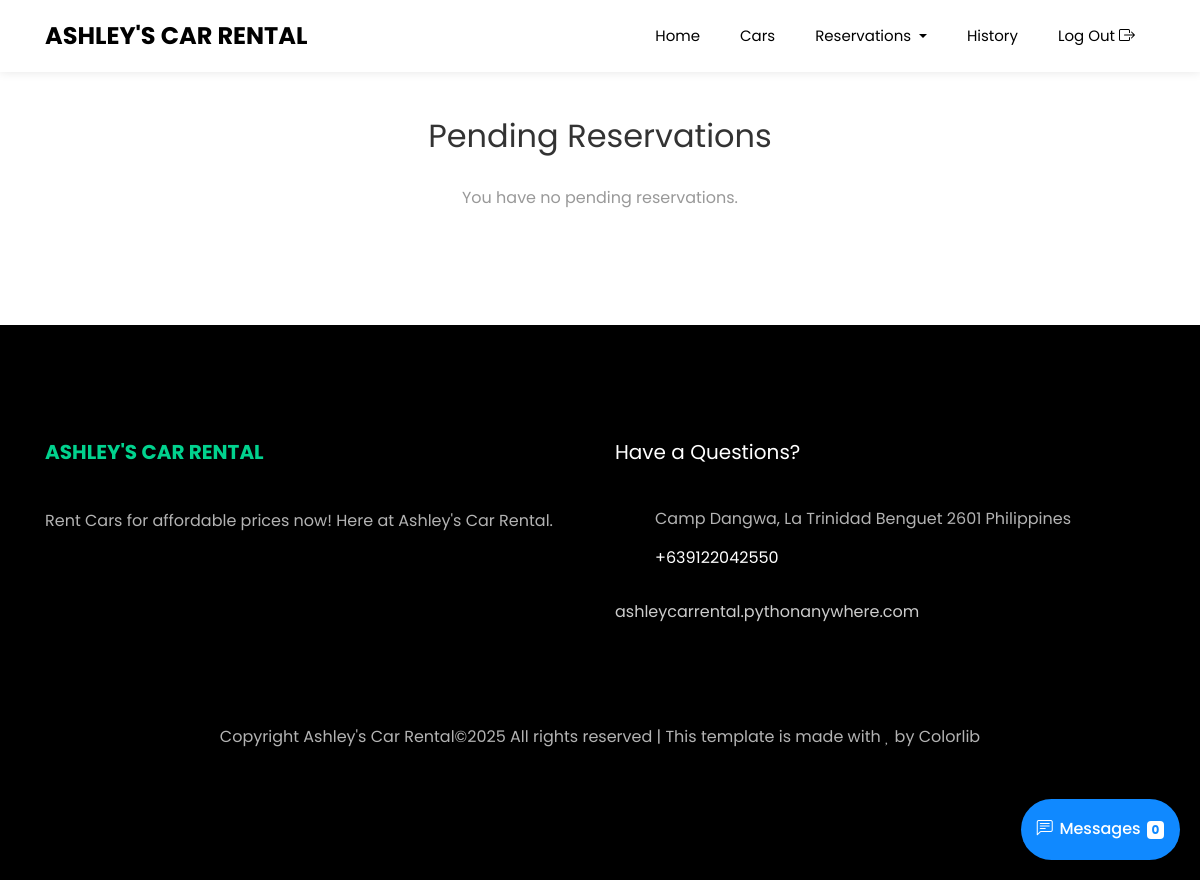
/user/user-pending-reservations/ (signed in), run on an earlier commit of the app's database.
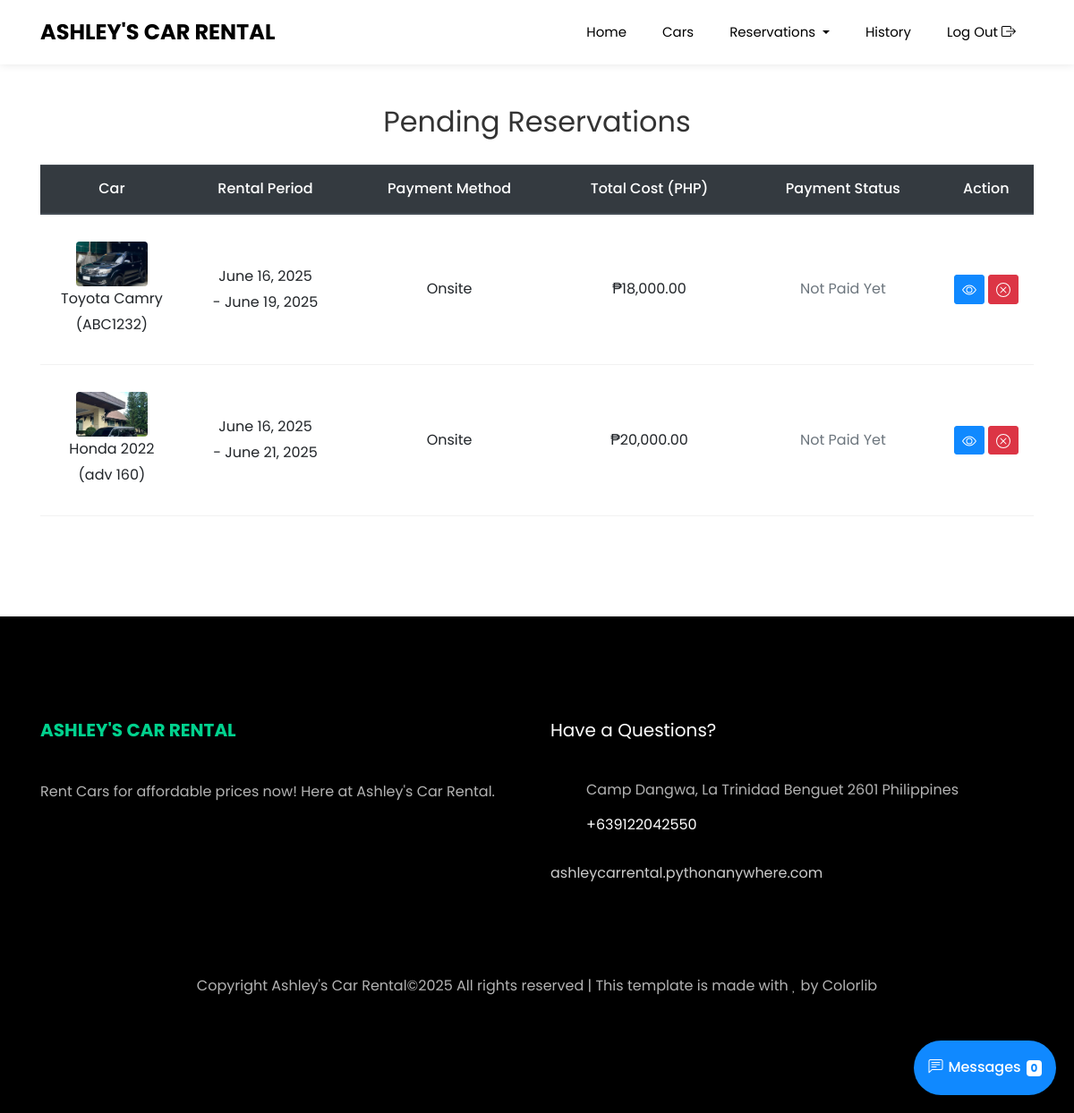
And on a later commit of the database.
### administrator/models.py (models this page shows, shortened)
class Reservation(models.Model):
    STATUS_CHOICES = (
        ('pending', 'Pending'),
        ('approved', 'Approved'),
        ('cancelled', 'Cancelled'),
        ('completed', 'Completed'),
    )
    PAYMENT_CHOICES = (
        ('onsite', 'Onsite'),
        ('gcash', 'GCash'),
    )
    PAYMENT_STATUS_CHOICES = (
        ('not_paid', 'Not Paid Yet'),
        ('paid', 'Paid'),
    )
    CANCELLED_BY_CHOICES = (
        ('user', 'User'),
        ('admin', 'Admin'),
    )
    user = models.ForeignKey(User, on_delete=models.CASCADE)
    car = models.ForeignKey('Car', on_delete=models.CASCADE)
    driver = models.ForeignKey('Driver', on_delete=models.SET_NULL, null=True, blank=True)
    start_date = models.DateTimeField()
    end_date = models.DateTimeField()
    payment_method = models.CharField(max_length=10, choices=PAYMENT_CHOICES, default='onsite')
    status = models.CharField(max_length=10, choices=STATUS_CHOICES, default='pending')
    total_cost = models.DecimalField(max_digits=10, decimal_places=2, default=0.00)
    payment_status = models.CharField(max_length=10, choices=PAYMENT_STATUS_CHOICES, default='not_paid')
    is_cancelled_notif = models.BooleanField(default=False)
    is_approved_notif = models.BooleanField(default=False)
    reason_for_cancelling = models.TextField(blank=True, null=True)
    cancelled_by = models.CharField(max_length=10, choices=CANCELLED_BY_CHOICES, blank=True, null=True)
    date_completed = models.DateTimeField(null=True, blank=True)
    created_at = models.DateTimeField(auto_now_add=True)

class Car(models.Model):
    BODY_TYPES = (
        ('sedan', 'Sedan'),
        ('suv', 'SUV'),
        ('truck', 'Truck'),
        ('van', 'Van'),
        ('bus', 'Bus'),
        ('coupe', 'Coupe'),
    )
    brand = models.CharField(max_length=50)
    model = models.CharField(max_length=50)
    year = models.PositiveIntegerField()
    plate_number = models.CharField(max_length=20, unique=True)
    body_type = models.CharField(max_length=10, choices=BODY_TYPES)
    available = models.BooleanField(default=True)
    price_per_day = models.DecimalField(max_digits=10, decimal_places=2, help_text="Price per day in USD")
    image = models.ImageField(upload_to='car_images/', null=True, blank=True)

### user/views.py (the view)
# urls.py: path('pending-reservations/', views.pending_reservations, name='pending_reservations'),
@login_required
def pending_reservations(request):
    reservations = Reservation.objects.filter(user=request.user, status='pending').order_by('-start_date')
    return render(request, 'user/pending_reservations.html', {'reservations': reservations})

### driver/context_processors.py (called while the page is built, shortened)
def driver_reservation_counts(request):
    return {}

### templates/user/pending_reservations.html (shortened to what this page needs)
{% extends 'user/base.html' %}
{% load humanize %}
{% block content %}
<section class="ftco-section mt-3">
    <div class="container">
        <h2 class="mb-4 text-center">Pending Reservations</h2>
        {% if reservations %}
            <div class="table-responsive">
                <table class="table table-hover">
                    <thead class="thead-dark">
                        <tr class="text-center">
                            <th>Car</th>
                            <th>Rental Period</th>
                            <th>Payment Method</th>
                            <th>Total Cost (PHP)</th>
                            <th>Payment Status</th>
                            <th>Action</th>
                        </tr>
                    </thead>
                    <tbody>
                        {% for reservation in reservations %}
                        <tr class="text-center">
                            <td>
                                <img src="{{ reservation.car.image.url }}" alt="{{ reservation.car.brand }} {{ reservation.car.model }}"
                                     class="img-fluid rounded" style="width: 80px; height: 50px; object-fit: cover;">
                                <br>
                                {{ reservation.car.brand }} {{ reservation.car.model }} <br>
                                ({{ reservation.car.plate_number}})
                            </td>
                            <td>
                                {{ reservation.start_date|date:"F d, Y" }} <br>
                                - {{ reservation.end_date|date:"F d, Y" }}
                            </td>
                            <td>{{ reservation.get_payment_method_display }}</td>
                            <td>₱{{ reservation.total_cost|floatformat:2|intcomma }}</td>
                            <td>
                                {% if reservation.payment_status == "paid" %}
                                    <span class="text-muted">Paid</span>
                                {% else %}
                                    <span class="text-muted">Not Paid Yet</span>
                                {% endif %}
                            </td>
                            <td>
                                <div class="d-flex justify-content-center">
                                    <button class="btn btn-primary btn-sm view-reservation mr-1"
                                        data-toggle="modal"
                                        data-target="#receiptModal"
                                        data-image="{{ reservation.car.image.url }}"
                                        data-plate="{{ reservation.car.plate_number }}"
                                        data-make="{{ reservation.car.brand }}"
                                        data-model="{{ reservation.car.model }}"
                                        data-start="{{ reservation.start_date|date:'F d, Y' }}"
                                        data-end="{{ reservation.end_date|date:'F d, Y' }}"
                                        data-method="{{ reservation.get_payment_method_display }}"
                                        data-status="{% if reservation.payment_status == 'paid' %}Paid{% else %}Not Paid Yet{% endif %}"
                                        data-cost="₱{{ reservation.total_cost|floatformat:2|intcomma }}">
                                    </button>
                                    {% if reservation.status != 'cancelled' %}
                                    <button class="btn btn-danger btn-sm cancel-reservation"
                                        data-toggle="modal"
                                        data-target="#cancelModal"
                                        data-reservation-id="{{ reservation.id }}">
                                    </button>
                                    {% endif %}
                                </div>
                            </td>
                        </tr>
                        {% endfor %}
                    </tbody>
                </table>
            </div>
        {% else %}
            <p class="text-center">You have no pending reservations.</p>
        {% endif %}
    </div>
</section>
{% endblock %}

### templates/user/base.html (shortened to what this page needs)
{% load static %}
<!DOCTYPE html>
<html lang="en">
<head>
    <link rel="stylesheet" href="{% static 'user_side/css/open-iconic-bootstrap.min.css' %}">
    <link rel="stylesheet" href="{% static 'user_side/css/animate.css' %}">
    <link rel="stylesheet" href="{% static 'user_side/css/owl.carousel.min.css' %}">
    <link rel="stylesheet" href="{% static 'user_side/css/owl.theme.default.min.css' %}">
    <link rel="stylesheet" href="{% static 'user_side/css/magnific-popup.css' %}">
    <link rel="stylesheet" href="{% static 'user_side/css/aos.css' %}">
    <link rel="stylesheet" href="{% static 'user_side/css/ionicons.min.css' %}">
    <link rel="stylesheet" href="{% static 'user_side/css/bootstrap-datepicker.css' %}">
    <link rel="stylesheet" href="{% static 'user_side/css/jquery.timepicker.css' %}">
    <link rel="stylesheet" href="{% static 'user_side/css/flaticon.css' %}">
    <link rel="stylesheet" href="{% static 'user_side/css/icomoon.css' %}">
    <link rel="stylesheet" href="{% static 'user_side/css/style.css' %}">
    <link rel="stylesheet" href="https://cdn.jsdelivr.net/npm/bootstrap-icons@1.8.0/font/bootstrap-icons.css">
</head>
<div class="messenger-container rounded-1">
  <div class="messenger-minimized bg-primary text-white p-3 d-flex align-items-center shadow rounded-3" onclick="toggleMessenger()">
    <i class="bi bi-chat-left-text me-2"></i>
    <span class="me-1">Messages</span>
    <span class="badge bg-white text-primary" id="unread-count">0</span>
  </div>
</div>
<body>
<nav class="navbar navbar-expand-lg navbar-dark  bg-dark ftco-navbar-light sticky-top" id="ftco-navbar">
    <div class="container">
     <a class="navbar-brand text-black text-decoration-none"
      href="{% url 'user_dashboard' %}"
      style="color: black !important; text-decoration: none !important; cursor: default;">
        Ashley's Car Rental
    </a>
        <div class="collapse navbar-collapse" id="ftco-nav">
            <ul class="navbar-nav ml-auto">
              <li class="nav-item {% if request.resolver_match.url_name == 'user_dashboard' %}active{% endif %}">
                <a href="{% url 'user_dashboard' %}" class="nav-link">Home</a>
            </li>
            <li class="nav-item {% if request.resolver_match.url_name == 'cars_for_rent' %}active{% endif %}">
                <a href="{% url 'cars_for_rent' %}" class="nav-link">Cars</a>
            </li>
              <li class="nav-item dropdown">
                  <a class="nav-link dropdown-toggle" href="#" id="reservationDropdown" role="button" data-toggle="dropdown" aria-haspopup="true" aria-expanded="false">
                      Reservations
                  </a>
              </li>
              <li class="nav-item"><a href="{% url "reservation_history" %}" class="nav-link">History</a></li>
              <li class="nav-item">
                  <a href="{% url 'logout' %}" class="nav-link">
                      Log Out
                  </a>
              </li>
          </ul>
        </div>
    </div>
</nav>
{% block content %}
{% endblock content %}
<footer class="ftco-footer ftco-bg-dark ftco-section">
    <div class="container">
      <div class="row mb-5">
        <div class="col-md">
          <div class="ftco-footer-widget mb-4">
            <h2 class="ftco-heading-2"><a href="#" class="logo"><span>Ashley's Car Rental</span></a></h2>
            <p>Rent Cars for affordable prices now! Here at Ashley's Car Rental.</p>
            <ul class="ftco-footer-social list-unstyled float-md-left float-lft mt-5">
            </ul>
          </div>
        </div>
        <div class="col-md">
          <div class="ftco-footer-widget mb-4">
              <h2 class="ftco-heading-2">Have a Questions?</h2>
              <div class="block-23 mb-3">
                <ul>
                  <li><span class="icon icon-map-marker"></span><span class="text">Camp Dangwa, La Trinidad Benguet 2601 Philippines</span></li>
                  <li><a href="#"><span class="icon icon-phone"></span><span class="text">+639122042550</span></a></li>
                  <li><a href="#">ashleycarrental.pythonanywhere.com</span></a></li>
                </ul>
              </div>
          </div>
        </div>
      </div>
      <div class="row">
        <div class="col-md-12 text-center">
          <p>
Copyright Ashley's Car Rental&copy;<script>document.write(new Date().getFullYear());</script> All rights reserved | This template is made with <i class="icon-heart color-danger" aria-hidden="true"></i> by <a href="https://colorlib.com" target="_blank">Colorlib</a>
</p>
        </div>
      </div>
    </div>
  </footer>
</body>
</html>

### static/user_side/css/icomoon.css (style rules this page uses)
[class^="icon-"], [class*=" icon-"] { font-family: 'icomoon' !important; speak: none; font-style: normal; font-weight: normal; font-variant: normal; text-transform: none; line-height: 1; -webkit-font-smoothing: antialiased; -moz-osx-font-smoothing: grayscale; }
.icon-heart:before { content: "\f004"; }
.icon-map-marker:before { content: "\f041"; }
.icon-phone:before { content: "\f095"; }

### templates/user/base.html (style rules this page uses)
.navbar { background: #ffffff !important; box-shadow: 0 0 10px 0 rgba(0, 0, 0, 0.1); padding: 8px 0; }
.navbar .navbar-brand { color: #000000; font-size: 24px; font-weight: bold; }
.navbar .nav-link { color: #000000 !important; font-weight: 500; font-size: 16px; transition: color 0.3s ease-in-out; }
.sticky-top { position: fixed; top: 0; width: 100%; z-index: 1000; }
.messenger-container { position: fixed; bottom: 20px; right: 20px; z-index: 1060; }
.messenger-minimized { cursor: pointer; display: none; border-radius: 50px; gap: 6px; font-weight: 500; }
.messenger-minimized.active { display: flex; }

What changed in the data, as far as the page shows it:
added Reservation: car.image (picture), car.brand "Toyota", car.model "Camry", car.plate_number "ABC1232", start_date "June 16, 2025", end_date "June 19, 2025", payment_method "Onsite", total_cost "18,000.00", payment_status "Not Paid Yet"
added Reservation: car.image (picture), car.brand "Honda", car.model "2022", car.plate_number "adv 160", start_date "June 16, 2025", end_date "June 21, 2025", payment_method "Onsite", total_cost "20,000.00", payment_status "Not Paid Yet"
Also different on the page:
text no longer shown: "You have no pending reservations."
text now shown: "Car Rental Period Payment Method Total Cost (PHP) Payment Status Action"
